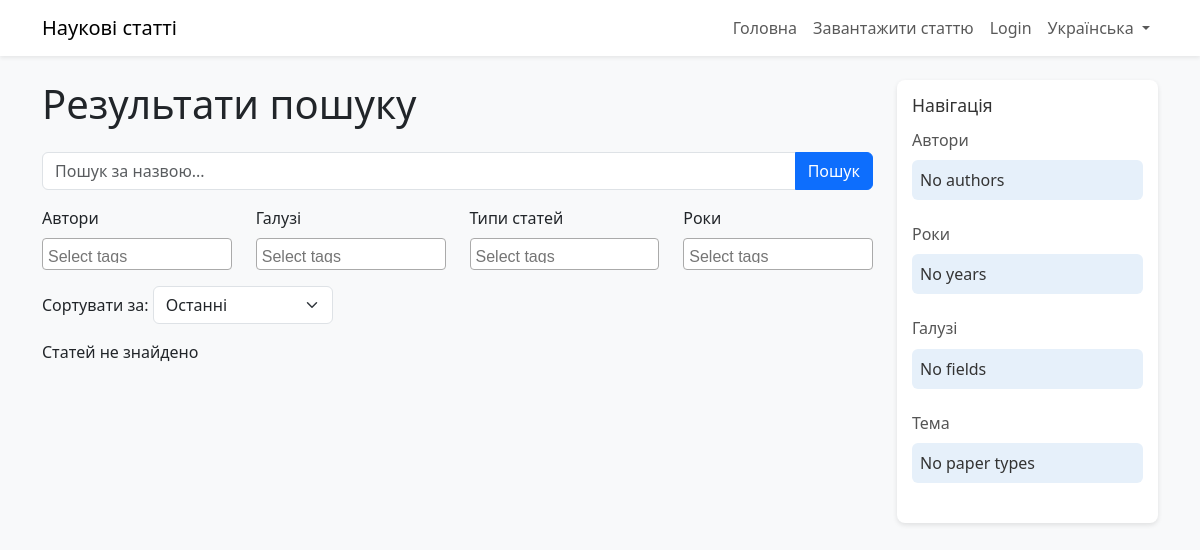
Before: /uk/search/ with the older database file.
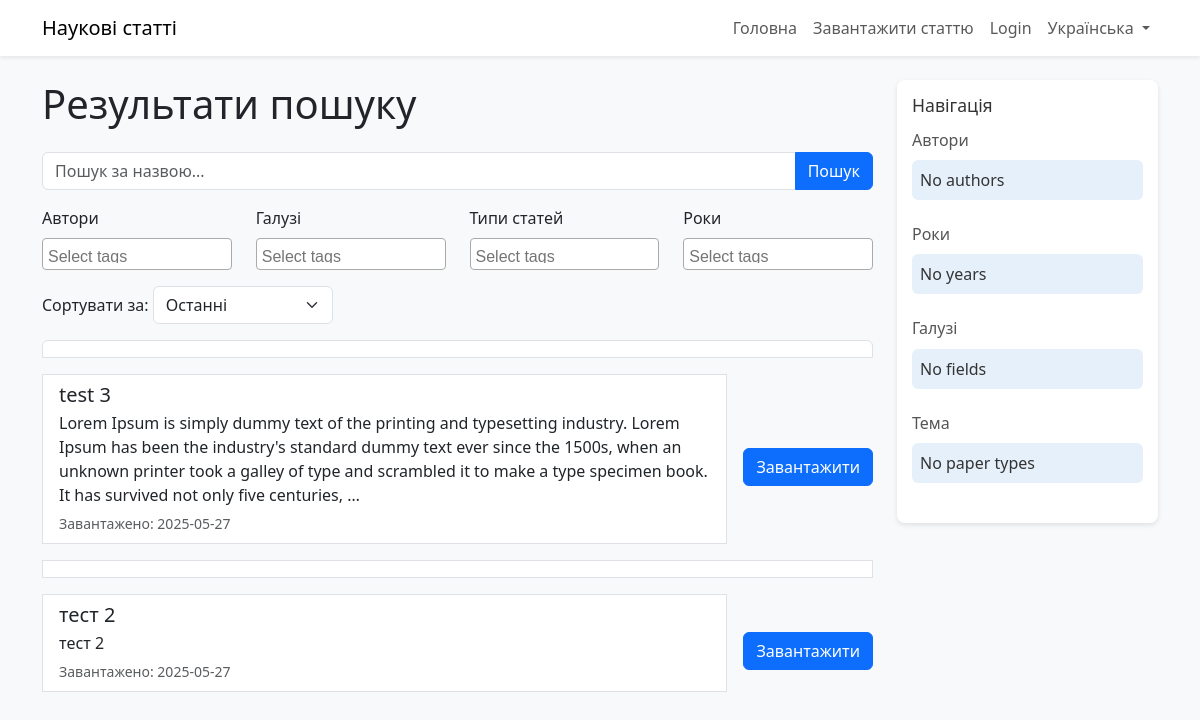
After: the same page with the newer database file.
### papers/models.py (models this page shows, shortened)
class Paper(models.Model):
    title = models.CharField(max_length=200)
    description = models.TextField()
    creation_year = models.IntegerField(null=True, blank=True)  # Made optional
    file = models.FileField(upload_to='papers/')
    upload_date = models.DateTimeField(auto_now_add=True)
    view_count = models.IntegerField(default=0)
    tags = models.ManyToManyField('Tag', related_name='papers')
    uploader_name = models.CharField(max_length=100, blank=True, null=True)  # For unauthenticated users
    STATUS_CHOICES = (
        ('pending', 'Pending'),
        ('approved', 'Approved'),
        ('rejected', 'Rejected'),
    )
    status = models.CharField(max_length=20, choices=STATUS_CHOICES, default='pending')

### papers/views.py (the view)
# urls.py: path('search/', views.search_results, name='search_results'),
def search_results(request):
    query = request.GET.get('q', '')
    selected_author_tags = request.GET.getlist('tags_author')
    selected_field_tags = request.GET.getlist('tags_field')
    selected_paper_type_tags = request.GET.getlist('tags_paper_type')
    selected_year_tags = request.GET.getlist('tags_year')
    sort = request.GET.get('sort', 'latest')
    papers = Paper.objects.filter(status='approved')
    tags = {
        'author': Tag.objects.filter(category='author', status='approved'),
        'field': Tag.objects.filter(category='field', status='approved'),
        'paper_type': Tag.objects.filter(category='paper_type', status='approved'),
        'year': Tag.objects.filter(category='year', status='approved'),
    }
    if query:
        papers = papers.filter(Q(title__icontains=query) | Q(description__icontains=query))
    if selected_author_tags:
        papers = papers.filter(tags__id__in=selected_author_tags).distinct()
    if selected_field_tags:
        papers = papers.filter(tags__id__in=selected_field_tags).distinct()
    if selected_paper_type_tags:
        papers = papers.filter(tags__id__in=selected_paper_type_tags).distinct()
    if selected_year_tags:
        papers = papers.filter(tags__id__in=selected_year_tags).distinct()
    if sort == 'popular':
        papers = papers.order_by('-view_count')
    else:
        papers = papers.order_by('-upload_date')
    return render(request, 'papers/search_results.html', {
        'papers': papers,
        'tags': tags,
        'query': query,
        'selected_author_tags': selected_author_tags,
        'selected_field_tags': selected_field_tags,
        'selected_paper_type_tags': selected_paper_type_tags,
        'selected_year_tags': selected_year_tags,
        'sort': sort,
    })

### papers/templates/papers/search_results.html (shortened to what the changed rows need)
<!DOCTYPE html>
{% load i18n static %}
{% get_current_language as LANGUAGE_CODE %}
<html lang="{{ LANGUAGE_CODE }}">
<head>
    <link href="https://cdn.jsdelivr.net/npm/bootstrap@5.3.0/dist/css/bootstrap.min.css" rel="stylesheet">
    <link href="https://cdn.jsdelivr.net/npm/select2@4.1.0-rc.0/dist/css/select2.min.css" rel="stylesheet">
    <link rel="stylesheet" href="{% static 'papers/css/styles.css' %}">
</head>
<body class="bg-light">
    <div class="container mt-4">
        <div class="row">
            <div class="col-lg-9">
                <h1 class="mb-4">{% trans "Результати пошуку" %}</h1>
                <form method="get" action="{% url 'search_results' %}">
                    <div class="list-group">
                        {% for paper in papers %}
                        <a href="{% url 'paper_detail' paper.id %}" class="list-group-item list-group-item-action mb-3 clickable-card" style="display: block;">
                            <div class="d-flex w-100 justify-content-between align-items-center">
                                <div>
                                    <h5 class="mb-1">{{ paper.title }}</h5>
                                    <p class="mb-1">{{ paper.description|truncatewords:50 }}</p>
                                    <small class="text-muted">{% trans "Завантажено" %}: {{ paper.upload_date|date:"Y-m-d" }}</small>
                                </div>
                                <a href="{{ paper.file.url }}" class="btn btn-primary download-btn ms-3" target="_blank" onclick="event.stopPropagation();">{% trans "Завантажити" %}</a>
                            </div>
                        </a>
                        {% empty %}
                        <p>{% trans "Статей не знайдено" %}</p>
                        {% endfor %}
                    </div>
                </form>
            </div>
        </div>
    </div>
</body>
</html>

Changed rows visible on the page:
added Paper: title "test 3", description "Lorem Ipsum is simply dummy text of the printing and typesetting industry. Lorem Ipsum has been the industry's standard dummy text ever since the 1500s, when an unknown printer took a galley of type and scrambled it to make a type specimen book. It has survived not only five centuries, …", upload_date "2025-05-27"
added Paper: title "тест 2", description "тест 2", upload_date "2025-05-27"
Other visible differences:
text no longer shown: "Статей не знайдено"
